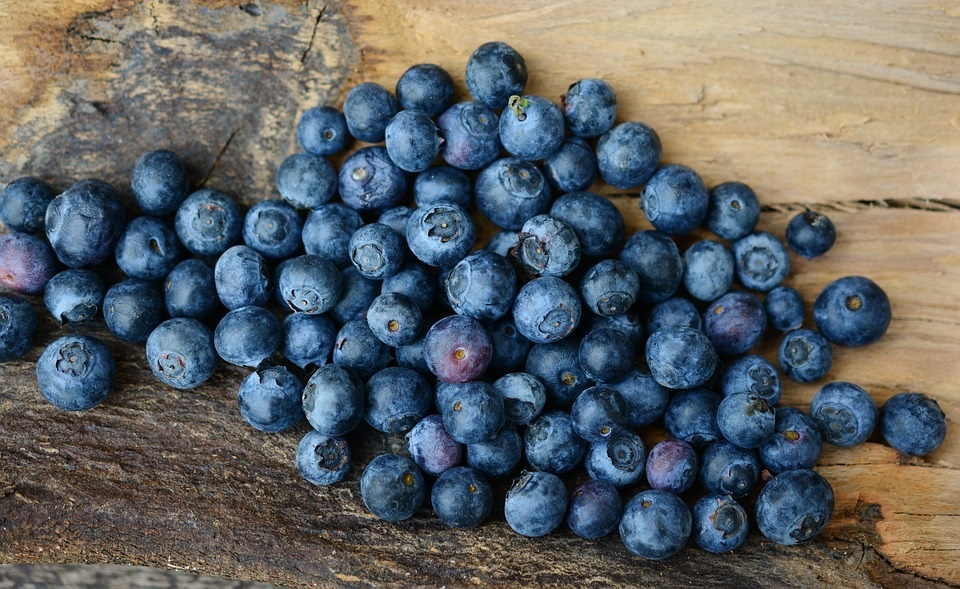
#> input picture OpenCV/data/src/Berry.jpg, 960 x 589 px, given in place of Mobility.mp4, which was not available
$ python opencv.py   (older library calls are emulated)
#> lines starting #> are read from the running program, lines starting #| are printed output that depends on the picture; after the words box and inside, x2 and y2 are one past the last pixel; in counts of white or black regions, pixels touching at a corner belong together; pictures that were not available may be replaced by others from this repository, and a replacement may not be noted
import cv2
import os
import sys
import matplotlib.pyplot as plt
import numpy as np

import copy

# [557 lines of commented-out code are left out]
cap = cv2.VideoCapture("data/movie/Mobility.mp4")

while True:
    cv2.namedWindow("img", cv2.WINDOW_NORMAL)
    cv2.resizeWindow("img", 640,480)
    ret, frame=cap.read()
#> frame is the input picture: shape (589, 960, 3); mean B, G, R 101.8, 99.7, 95.1
    if ret==False:
        break
    hsv=cv2.cvtColor(frame,cv2.COLOR_BGR2HSV)
#> hsv: shape (589, 960, 3); mean H, S, V 62.7, 105.5, 120.8
    lower=np.array([20,50,50])
    upper=np.array([25,255,255])
    frame_mask=cv2.inRange(hsv,lower,upper)
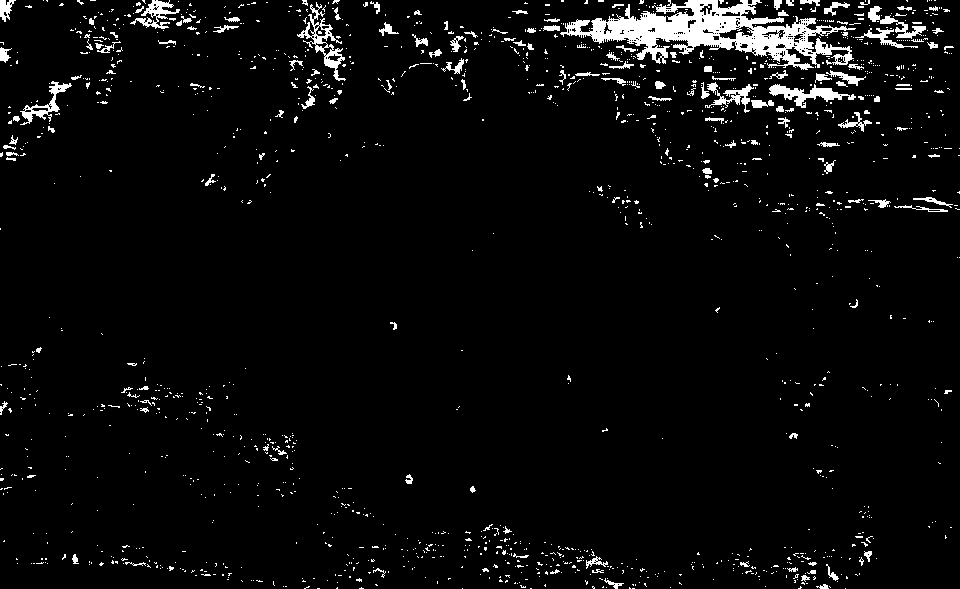
#> frame_mask: shape (589, 960); 4.2% white; 1573 white regions (1421 under 20 px), largest, box (x1, y1, x2, y2) and area: (560, 0, 856, 70) 8136, (297, 2, 346, 81) 851, (769, 84, 856, 108) 760
    dst= cv2.bitwise_and(frame,frame,mask=frame_mask)
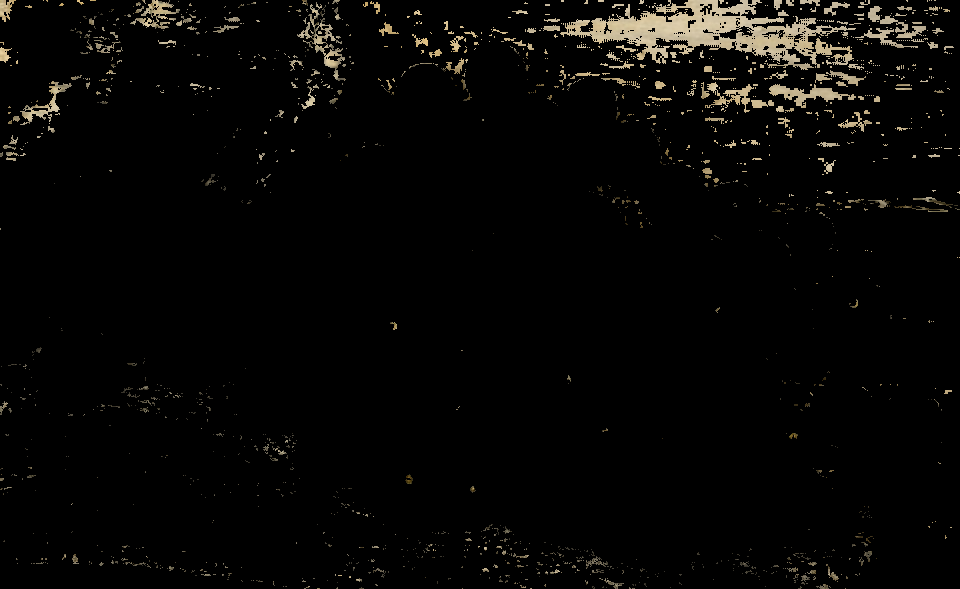
#> dst: shape (589, 960, 3); mean B, G, R 5.4, 6.7, 7.4

    cv2.imshow("img",dst)
    if cv2.waitKey(10)==27:
#> (key Esc is pressed here)
        break

cv2.destroyAllWindows()

$ run again, on OpenCV/data/src/Bus.jpg
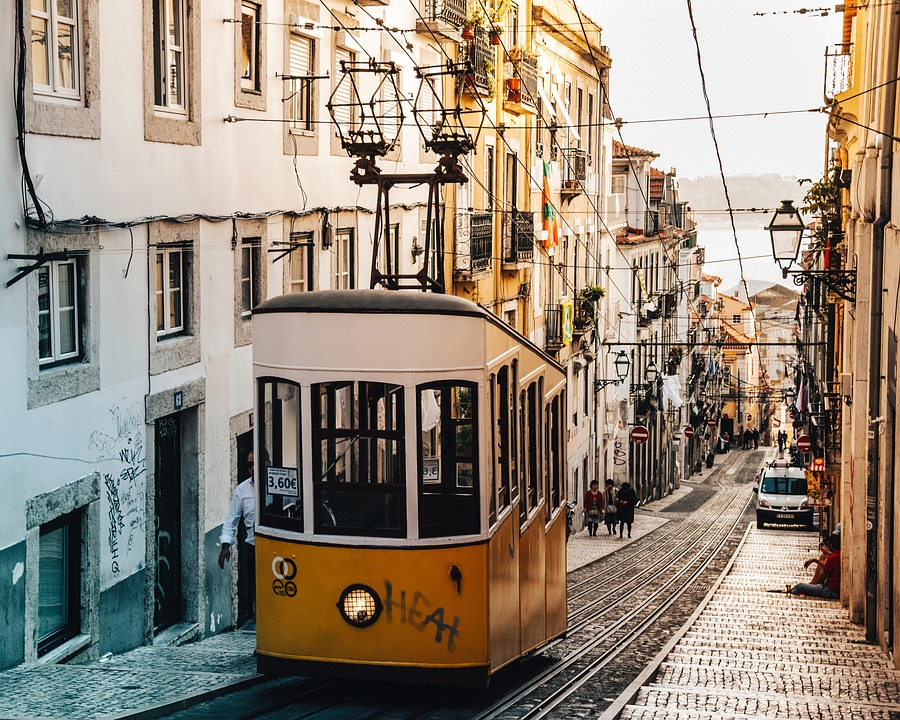
#> input picture OpenCV/data/src/Bus.jpg, 900 x 720 px, given in place of Mobility.mp4, which was not available
#> frame is the input picture: shape (720, 900, 3); mean B, G, R 121.7, 136.7, 149.7
#> hsv: shape (720, 900, 3); mean H, S, V 35.4, 81.3, 154.9
#> `frame_mask=cv2.inRange(hsv,lower,upper)`:
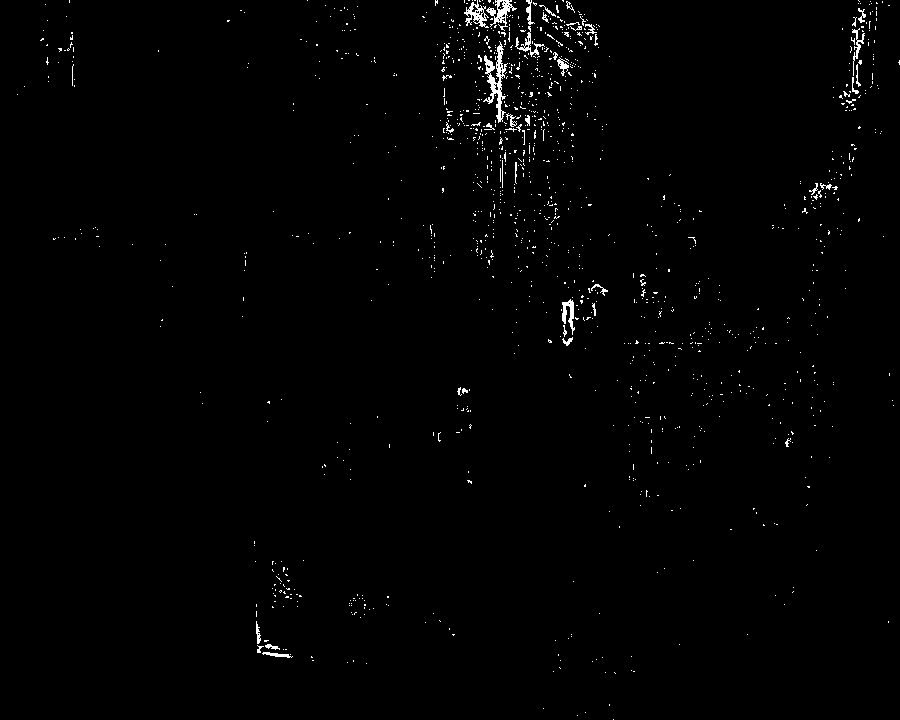
#> frame_mask: shape (720, 900); 0.99% white in thin lines or dots
